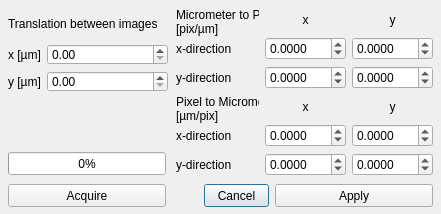
<?xml version="1.0" encoding="UTF-8"?>
<ui version="4.0">
 <class>Dialog</class>
 <widget class="QDialog" name="Dialog">
  <property name="geometry">
   <rect>
    <x>0</x>
    <y>0</y>
    <width>441</width>
    <height>214</height>
   </rect>
  </property>
  <property name="windowTitle">
   <string>Acquire scale calibration</string>
  </property>
  <widget class="QPushButton" name="button_cancel">
   <property name="geometry">
    <rect>
     <x>204</x>
     <y>184</y>
     <width>65</width>
     <height>23</height>
    </rect>
   </property>
   <property name="text">
    <string>Cancel</string>
   </property>
  </widget>
  <widget class="QPushButton" name="button_apply">
   <property name="geometry">
    <rect>
     <x>275</x>
     <y>184</y>
     <width>158</width>
     <height>23</height>
    </rect>
   </property>
   <property name="text">
    <string>Apply</string>
   </property>
  </widget>
  <widget class="QWidget" name="verticalLayoutWidget">
   <property name="geometry">
    <rect>
     <x>8</x>
     <y>8</y>
     <width>160</width>
     <height>84</height>
    </rect>
   </property>
   <layout class="QVBoxLayout" name="verticalLayout">
    <property name="spacing">
     <number>6</number>
    </property>
    <item>
     <widget class="QLabel" name="settings_label">
      <property name="sizePolicy">
       <sizepolicy hsizetype="Preferred" vsizetype="Fixed">
        <horstretch>0</horstretch>
        <verstretch>0</verstretch>
       </sizepolicy>
      </property>
      <property name="minimumSize">
       <size>
        <width>0</width>
        <height>30</height>
       </size>
      </property>
      <property name="maximumSize">
       <size>
        <width>16777215</width>
        <height>28</height>
       </size>
      </property>
      <property name="text">
       <string>Translation between images</string>
      </property>
      <property name="alignment">
       <set>Qt::AlignLeading|Qt::AlignLeft|Qt::AlignVCenter</set>
      </property>
     </widget>
    </item>
    <item>
     <layout class="QFormLayout" name="formLayout">
      <item row="0" column="0">
       <widget class="QLabel" name="dx_label">
        <property name="text">
         <string>x [µm]</string>
        </property>
       </widget>
      </item>
      <item row="0" column="1">
       <widget class="QDoubleSpinBox" name="dx">
        <property name="minimumSize">
         <size>
          <width>74</width>
          <height>0</height>
         </size>
        </property>
        <property name="minimum">
         <double>0.000000000000000</double>
        </property>
        <property name="maximum">
         <double>100.000000000000000</double>
        </property>
       </widget>
      </item>
      <item row="1" column="0">
       <widget class="QLabel" name="dy_label">
        <property name="text">
         <string>y [µm]</string>
        </property>
       </widget>
      </item>
      <item row="1" column="1">
       <widget class="QDoubleSpinBox" name="dy">
        <property name="minimumSize">
         <size>
          <width>74</width>
          <height>0</height>
         </size>
        </property>
        <property name="maximum">
         <double>100.000000000000000</double>
        </property>
       </widget>
      </item>
     </layout>
    </item>
   </layout>
  </widget>
  <widget class="QWidget" name="verticalLayoutWidget_2">
   <property name="geometry">
    <rect>
     <x>176</x>
     <y>8</y>
     <width>257</width>
     <height>168</height>
    </rect>
   </property>
   <layout class="QVBoxLayout" name="verticalLayout_2">
    <item>
     <layout class="QGridLayout" name="gridLayout">
      <property name="spacing">
       <number>6</number>
      </property>
      <item row="1" column="2">
       <widget class="QDoubleSpinBox" name="micrometerToPixX_y">
        <property name="decimals">
         <number>4</number>
        </property>
        <property name="minimum">
         <double>-100.000000000000000</double>
        </property>
        <property name="maximum">
         <double>100.000000000000000</double>
        </property>
        <property name="singleStep">
         <double>0.100000000000000</double>
        </property>
       </widget>
      </item>
      <item row="2" column="0">
       <widget class="QLabel" name="label_6">
        <property name="text">
         <string>y-direction</string>
        </property>
       </widget>
      </item>
      <item row="1" column="1">
       <widget class="QDoubleSpinBox" name="micrometerToPixX_x">
        <property name="decimals">
         <number>4</number>
        </property>
        <property name="minimum">
         <double>-100.000000000000000</double>
        </property>
        <property name="maximum">
         <double>100.000000000000000</double>
        </property>
        <property name="singleStep">
         <double>0.100000000000000</double>
        </property>
       </widget>
      </item>
      <item row="2" column="2">
       <widget class="QDoubleSpinBox" name="micrometerToPixY_y">
        <property name="decimals">
         <number>4</number>
        </property>
        <property name="minimum">
         <double>-100.000000000000000</double>
        </property>
        <property name="maximum">
         <double>100.000000000000000</double>
        </property>
        <property name="singleStep">
         <double>0.100000000000000</double>
        </property>
       </widget>
      </item>
      <item row="2" column="1">
       <widget class="QDoubleSpinBox" name="micrometerToPixY_x">
        <property name="decimals">
         <number>4</number>
        </property>
        <property name="minimum">
         <double>-100.000000000000000</double>
        </property>
        <property name="maximum">
         <double>100.000000000000000</double>
        </property>
        <property name="singleStep">
         <double>0.100000000000000</double>
        </property>
       </widget>
      </item>
      <item row="0" column="1">
       <widget class="QLabel" name="label_5">
        <property name="text">
         <string>x</string>
        </property>
        <property name="alignment">
         <set>Qt::AlignCenter</set>
        </property>
       </widget>
      </item>
      <item row="0" column="2">
       <widget class="QLabel" name="label_7">
        <property name="text">
         <string>y</string>
        </property>
        <property name="alignment">
         <set>Qt::AlignCenter</set>
        </property>
       </widget>
      </item>
      <item row="1" column="0">
       <widget class="QLabel" name="label_4">
        <property name="text">
         <string>x-direction</string>
        </property>
       </widget>
      </item>
      <item row="0" column="0">
       <widget class="QLabel" name="label_12">
        <property name="sizePolicy">
         <sizepolicy hsizetype="Preferred" vsizetype="Fixed">
          <horstretch>0</horstretch>
          <verstretch>0</verstretch>
         </sizepolicy>
        </property>
        <property name="minimumSize">
         <size>
          <width>0</width>
          <height>28</height>
         </size>
        </property>
        <property name="maximumSize">
         <size>
          <width>16777215</width>
          <height>28</height>
         </size>
        </property>
        <property name="text">
         <string>Micrometer to Pixel
[pix/µm]</string>
        </property>
       </widget>
      </item>
     </layout>
    </item>
    <item>
     <layout class="QGridLayout" name="gridLayout_2">
      <property name="spacing">
       <number>6</number>
      </property>
      <item row="1" column="2">
       <widget class="QDoubleSpinBox" name="pixToMicrometerX_y">
        <property name="decimals">
         <number>4</number>
        </property>
        <property name="minimum">
         <double>-100.000000000000000</double>
        </property>
        <property name="maximum">
         <double>100.000000000000000</double>
        </property>
        <property name="singleStep">
         <double>0.010000000000000</double>
        </property>
       </widget>
      </item>
      <item row="2" column="0">
       <widget class="QLabel" name="label_8">
        <property name="text">
         <string>y-direction</string>
        </property>
       </widget>
      </item>
      <item row="1" column="1">
       <widget class="QDoubleSpinBox" name="pixToMicrometerX_x">
        <property name="decimals">
         <number>4</number>
        </property>
        <property name="minimum">
         <double>-100.000000000000000</double>
        </property>
        <property name="maximum">
         <double>100.000000000000000</double>
        </property>
        <property name="singleStep">
         <double>0.010000000000000</double>
        </property>
       </widget>
      </item>
      <item row="2" column="2">
       <widget class="QDoubleSpinBox" name="pixToMicrometerY_y">
        <property name="decimals">
         <number>4</number>
        </property>
        <property name="minimum">
         <double>-100.000000000000000</double>
        </property>
        <property name="maximum">
         <double>100.000000000000000</double>
        </property>
        <property name="singleStep">
         <double>0.010000000000000</double>
        </property>
       </widget>
      </item>
      <item row="2" column="1">
       <widget class="QDoubleSpinBox" name="pixToMicrometerY_x">
        <property name="decimals">
         <number>4</number>
        </property>
        <property name="minimum">
         <double>-100.000000000000000</double>
        </property>
        <property name="maximum">
         <double>100.000000000000000</double>
        </property>
        <property name="singleStep">
         <double>0.010000000000000</double>
        </property>
       </widget>
      </item>
      <item row="1" column="0">
       <widget class="QLabel" name="label_9">
        <property name="text">
         <string>x-direction</string>
        </property>
       </widget>
      </item>
      <item row="0" column="1">
       <widget class="QLabel" name="label_10">
        <property name="text">
         <string>x</string>
        </property>
        <property name="alignment">
         <set>Qt::AlignCenter</set>
        </property>
       </widget>
      </item>
      <item row="0" column="2">
       <widget class="QLabel" name="label_11">
        <property name="text">
         <string>y</string>
        </property>
        <property name="alignment">
         <set>Qt::AlignCenter</set>
        </property>
       </widget>
      </item>
      <item row="0" column="0">
       <widget class="QLabel" name="label_13">
        <property name="sizePolicy">
         <sizepolicy hsizetype="Preferred" vsizetype="Fixed">
          <horstretch>0</horstretch>
          <verstretch>0</verstretch>
         </sizepolicy>
        </property>
        <property name="minimumSize">
         <size>
          <width>0</width>
          <height>28</height>
         </size>
        </property>
        <property name="maximumSize">
         <size>
          <width>16777215</width>
          <height>28</height>
         </size>
        </property>
        <property name="text">
         <string>Pixel to Micrometer
[µm/pix]</string>
        </property>
       </widget>
      </item>
     </layout>
    </item>
   </layout>
  </widget>
  <widget class="QPushButton" name="button_acquire">
   <property name="geometry">
    <rect>
     <x>8</x>
     <y>184</y>
     <width>158</width>
     <height>23</height>
    </rect>
   </property>
   <property name="text">
    <string>Acquire</string>
   </property>
  </widget>
  <widget class="QProgressBar" name="progress">
   <property name="geometry">
    <rect>
     <x>8</x>
     <y>152</y>
     <width>158</width>
     <height>23</height>
    </rect>
   </property>
   <property name="value">
    <number>0</number>
   </property>
   <property name="alignment">
    <set>Qt::AlignLeading|Qt::AlignLeft|Qt::AlignVCenter</set>
   </property>
  </widget>
 </widget>
 <tabstops>
  <tabstop>dx</tabstop>
  <tabstop>dy</tabstop>
  <tabstop>micrometerToPixX_x</tabstop>
  <tabstop>micrometerToPixX_y</tabstop>
  <tabstop>micrometerToPixY_x</tabstop>
  <tabstop>micrometerToPixY_y</tabstop>
  <tabstop>pixToMicrometerX_x</tabstop>
  <tabstop>pixToMicrometerX_y</tabstop>
  <tabstop>pixToMicrometerY_x</tabstop>
  <tabstop>pixToMicrometerY_y</tabstop>
  <tabstop>button_acquire</tabstop>
  <tabstop>button_cancel</tabstop>
  <tabstop>button_apply</tabstop>
 </tabstops>
 <resources/>
 <connections/>
</ui>
